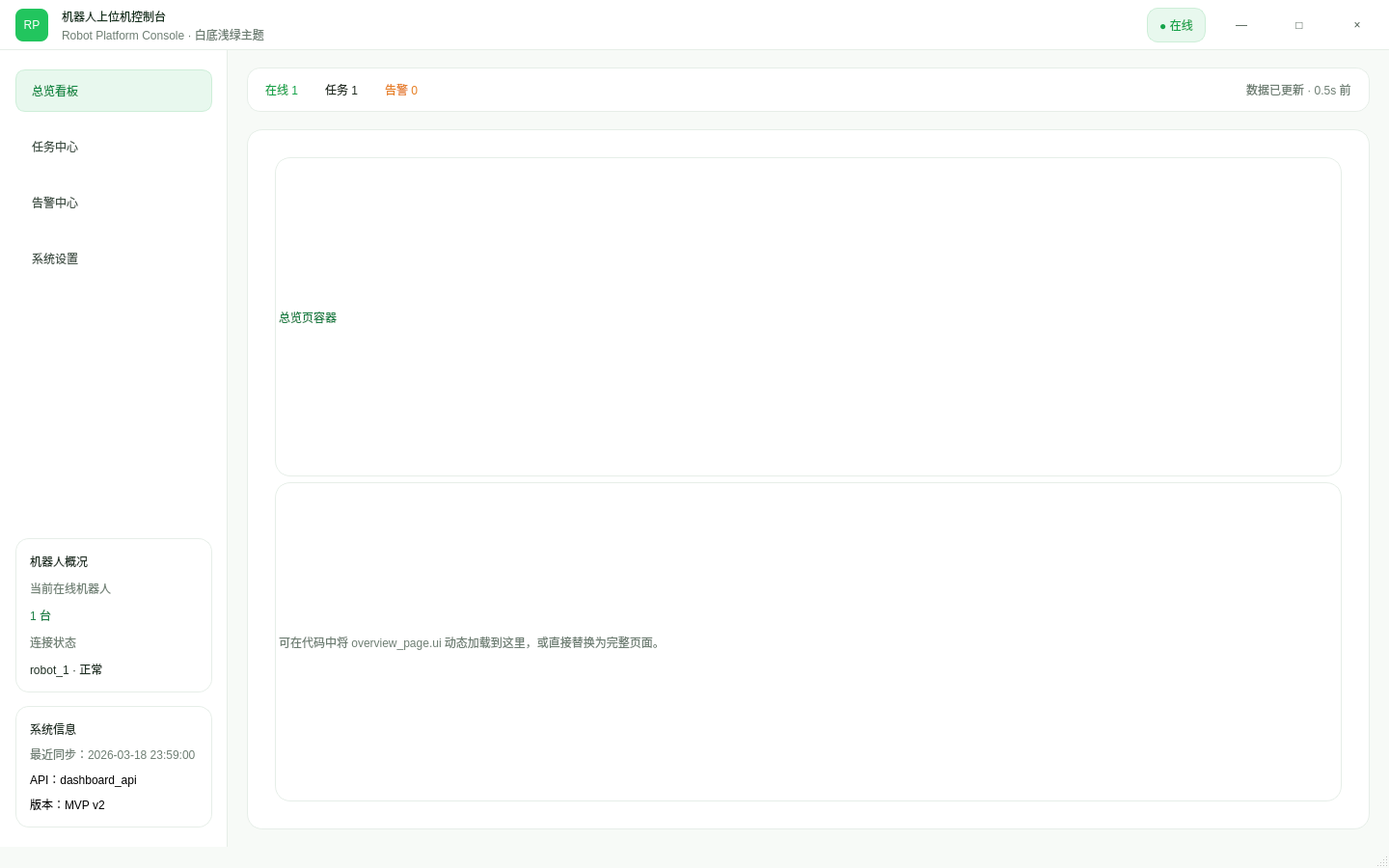
<?xml version="1.0" encoding="UTF-8"?>
<ui version="4.0">
 <class>MainWindow</class>
 <widget class="QMainWindow" name="MainWindow">
  <property name="geometry">
   <rect>
    <x>0</x>
    <y>0</y>
    <width>1440</width>
    <height>900</height>
   </rect>
  </property>
  <property name="windowTitle">
   <string>Robot Platform Console</string>
  </property>
  <property name="styleSheet">
   <string notr="true">QMainWindow, QWidget#centralwidget {
    background: #F7FAF7;
    color: #1F2A1F;
    font-family: "Microsoft YaHei", "PingFang SC", "Noto Sans CJK SC", sans-serif;
}
QFrame#titleBar {
    background: #FFFFFF;
    border-bottom: 1px solid #E6EEE8;
}
QFrame#sideBar {
    background: #FFFFFF;
    border-right: 1px solid #E6EEE8;
}
QFrame#contentArea {
    background: #F7FAF7;
}
QFrame#topSummaryBar {
    background: #FFFFFF;
    border: 1px solid #E6EEE8;
    border-radius: 14px;
}
QLabel#appBadge {
    background: #22C55E;
    color: #FFFFFF;
    border-radius: 8px;
    font: 700 12pt "Microsoft YaHei";
}
QLabel#pageTitle {
    color: #16311E;
    font: 700 16pt "Microsoft YaHei";
}
QLabel#pageSubtitle, QLabel#lastSyncLabel {
    color: #6E7E73;
    font: 10pt "Microsoft YaHei";
}
QLabel#connectionPill {
    background: #E8F8EE;
    color: #16A34A;
    border: 1px solid #CDEED8;
    border-radius: 11px;
    padding: 3px 12px;
    font: 700 9pt "Microsoft YaHei";
}
QPushButton#btnWindowMinimize, QPushButton#btnWindowMaximize, QPushButton#btnWindowClose {
    min-width: 46px;
    max-width: 46px;
    min-height: 30px;
    max-height: 30px;
    border: none;
    border-radius: 8px;
    background: transparent;
    color: #4E5E53;
    font: 11pt "Microsoft YaHei";
}
QPushButton#btnWindowMinimize:hover, QPushButton#btnWindowMaximize:hover {
    background: #EEF5F0;
    color: #1F2A1F;
}
QPushButton#btnWindowClose:hover {
    background: #E5484D;
    color: #FFFFFF;
}
QPushButton#btnNavOverview, QPushButton#btnNavTasks, QPushButton#btnNavAlerts, QPushButton#btnNavSettings {
    min-height: 42px;
    text-align: left;
    padding: 0 16px;
    border-radius: 10px;
    border: 1px solid transparent;
    background: transparent;
    color: #405045;
    font: 10.5pt "Microsoft YaHei";
}
QPushButton#btnNavOverview:hover, QPushButton#btnNavTasks:hover, QPushButton#btnNavAlerts:hover, QPushButton#btnNavSettings:hover {
    background: #F3FAF5;
    color: #1B7F45;
}
QPushButton#btnNavOverview:checked, QPushButton#btnNavTasks:checked, QPushButton#btnNavAlerts:checked, QPushButton#btnNavSettings:checked {
    background: #E8F8EE;
    color: #138A46;
    border: 1px solid #CDEED8;
    font: 700 10.5pt "Microsoft YaHei";
}
QFrame#robotCard, QFrame#systemCard {
    background: #FFFFFF;
    border: 1px solid #E6EEE8;
    border-radius: 14px;
}
QLabel#cardTitle {
    color: #203024;
    font: 700 10.5pt "Microsoft YaHei";
}
QLabel#metricTitle {
    color: #728276;
    font: 9pt "Microsoft YaHei";
}
QLabel#metricValue {
    color: #1B7F45;
    font: 700 15pt "Microsoft YaHei";
}
QFrame#stackContainer {
    background: transparent;
    border: none;
}
QStackedWidget#stackedPages {
    background: transparent;
    border: none;
}</string>
  </property>
  <widget class="QWidget" name="centralwidget">
   <layout class="QVBoxLayout" name="verticalLayoutRoot">
    <property name="spacing">
     <number>0</number>
    </property>
    <property name="leftMargin">
     <number>0</number>
    </property>
    <property name="topMargin">
     <number>0</number>
    </property>
    <property name="rightMargin">
     <number>0</number>
    </property>
    <property name="bottomMargin">
     <number>0</number>
    </property>
    <item>
     <widget class="QFrame" name="titleBar">
      <property name="minimumSize">
       <size>
        <width>0</width>
        <height>52</height>
       </size>
      </property>
      <property name="maximumSize">
       <size>
        <width>16777215</width>
        <height>52</height>
       </size>
      </property>
      <layout class="QHBoxLayout" name="horizontalLayoutTitleBar">
       <property name="spacing">
        <number>14</number>
       </property>
       <property name="leftMargin">
        <number>16</number>
       </property>
       <property name="topMargin">
        <number>8</number>
       </property>
       <property name="rightMargin">
        <number>10</number>
       </property>
       <property name="bottomMargin">
        <number>8</number>
       </property>
       <item>
        <widget class="QLabel" name="appBadge">
         <property name="minimumSize">
          <size>
           <width>34</width>
           <height>34</height>
          </size>
         </property>
         <property name="maximumSize">
          <size>
           <width>34</width>
           <height>34</height>
          </size>
         </property>
         <property name="alignment">
          <set>Qt::AlignCenter</set>
         </property>
         <property name="text">
          <string>RP</string>
         </property>
        </widget>
       </item>
       <item>
        <layout class="QVBoxLayout" name="verticalLayoutTitleTexts">
         <property name="spacing">
          <number>1</number>
         </property>
         <property name="leftMargin">
          <number>0</number>
         </property>
         <property name="topMargin">
          <number>0</number>
         </property>
         <property name="rightMargin">
          <number>0</number>
         </property>
         <property name="bottomMargin">
          <number>0</number>
         </property>
         <item>
          <widget class="QLabel" name="pageTitle">
           <property name="text">
            <string>机器人上位机控制台</string>
           </property>
          </widget>
         </item>
         <item>
          <widget class="QLabel" name="pageSubtitle">
           <property name="text">
            <string>Robot Platform Console · 白底浅绿主题</string>
           </property>
          </widget>
         </item>
        </layout>
       </item>
       <item>
        <spacer name="horizontalSpacerTitleBar">
         <property name="orientation">
          <enum>Qt::Horizontal</enum>
         </property>
         <property name="sizeHint" stdset="0">
          <size>
           <width>40</width>
           <height>20</height>
          </size>
         </property>
        </spacer>
       </item>
       <item>
        <widget class="QLabel" name="connectionPill">
         <property name="text">
          <string>● 在线</string>
         </property>
         <property name="alignment">
          <set>Qt::AlignCenter</set>
         </property>
        </widget>
       </item>
       <item>
        <widget class="QPushButton" name="btnWindowMinimize">
         <property name="text">
          <string>—</string>
         </property>
         <property name="toolTip">
          <string>最小化</string>
         </property>
        </widget>
       </item>
       <item>
        <widget class="QPushButton" name="btnWindowMaximize">
         <property name="text">
          <string>□</string>
         </property>
         <property name="toolTip">
          <string>最大化 / 还原</string>
         </property>
        </widget>
       </item>
       <item>
        <widget class="QPushButton" name="btnWindowClose">
         <property name="text">
          <string>×</string>
         </property>
         <property name="toolTip">
          <string>关闭</string>
         </property>
        </widget>
       </item>
      </layout>
     </widget>
    </item>
    <item>
     <layout class="QHBoxLayout" name="horizontalLayoutMain">
      <property name="spacing">
       <number>0</number>
      </property>
      <property name="leftMargin">
       <number>0</number>
      </property>
      <property name="topMargin">
       <number>0</number>
      </property>
      <property name="rightMargin">
       <number>0</number>
      </property>
      <property name="bottomMargin">
       <number>0</number>
      </property>
      <item>
       <widget class="QFrame" name="sideBar">
        <property name="minimumSize">
         <size>
          <width>236</width>
          <height>0</height>
         </size>
        </property>
        <property name="maximumSize">
         <size>
          <width>236</width>
          <height>16777215</height>
         </size>
        </property>
        <layout class="QVBoxLayout" name="verticalLayoutSideBar">
         <property name="spacing">
          <number>14</number>
         </property>
         <property name="leftMargin">
          <number>16</number>
         </property>
         <property name="topMargin">
          <number>20</number>
         </property>
         <property name="rightMargin">
          <number>16</number>
         </property>
         <property name="bottomMargin">
          <number>20</number>
         </property>
         <item>
          <widget class="QPushButton" name="btnNavOverview">
           <property name="text">
            <string>总览看板</string>
           </property>
           <property name="checkable">
            <bool>true</bool>
           </property>
           <property name="checked">
            <bool>true</bool>
           </property>
          </widget>
         </item>
         <item>
          <widget class="QPushButton" name="btnNavTasks">
           <property name="text">
            <string>任务中心</string>
           </property>
           <property name="checkable">
            <bool>true</bool>
           </property>
          </widget>
         </item>
         <item>
          <widget class="QPushButton" name="btnNavAlerts">
           <property name="text">
            <string>告警中心</string>
           </property>
           <property name="checkable">
            <bool>true</bool>
           </property>
          </widget>
         </item>
         <item>
          <widget class="QPushButton" name="btnNavSettings">
           <property name="text">
            <string>系统设置</string>
           </property>
           <property name="checkable">
            <bool>true</bool>
           </property>
          </widget>
         </item>
         <item>
          <spacer name="verticalSpacerNav">
           <property name="orientation">
            <enum>Qt::Vertical</enum>
           </property>
           <property name="sizeHint" stdset="0">
            <size>
             <width>20</width>
             <height>30</height>
            </size>
           </property>
          </spacer>
         </item>
         <item>
          <widget class="QFrame" name="robotCard">
           <layout class="QVBoxLayout" name="verticalLayoutRobotCard">
            <property name="spacing">
             <number>10</number>
            </property>
            <property name="leftMargin">
             <number>14</number>
            </property>
            <property name="topMargin">
             <number>14</number>
            </property>
            <property name="rightMargin">
             <number>14</number>
            </property>
            <property name="bottomMargin">
             <number>14</number>
            </property>
            <item>
             <widget class="QLabel" name="cardTitle">
              <property name="text">
               <string>机器人概况</string>
              </property>
             </widget>
            </item>
            <item>
             <widget class="QLabel" name="metricTitle">
              <property name="text">
               <string>当前在线机器人</string>
              </property>
             </widget>
            </item>
            <item>
             <widget class="QLabel" name="metricValue">
              <property name="text">
               <string>1 台</string>
              </property>
             </widget>
            </item>
            <item>
             <widget class="QLabel" name="metricTitle2">
              <property name="styleSheet">
               <string notr="true">color:#728276; font:9pt "Microsoft YaHei";</string>
              </property>
              <property name="text">
               <string>连接状态</string>
              </property>
             </widget>
            </item>
            <item>
             <widget class="QLabel" name="metricValue2">
              <property name="styleSheet">
               <string notr="true">color:#203024; font:700 11pt "Microsoft YaHei";</string>
              </property>
              <property name="text">
               <string>robot_1 · 正常</string>
              </property>
             </widget>
            </item>
           </layout>
          </widget>
         </item>
         <item>
          <widget class="QFrame" name="systemCard">
           <layout class="QVBoxLayout" name="verticalLayoutSystemCard">
            <property name="spacing">
             <number>8</number>
            </property>
            <property name="leftMargin">
             <number>14</number>
            </property>
            <property name="topMargin">
             <number>14</number>
            </property>
            <property name="rightMargin">
             <number>14</number>
            </property>
            <property name="bottomMargin">
             <number>14</number>
            </property>
            <item>
             <widget class="QLabel" name="cardTitle2">
              <property name="styleSheet">
               <string notr="true">color:#203024; font:700 10.5pt "Microsoft YaHei";</string>
              </property>
              <property name="text">
               <string>系统信息</string>
              </property>
             </widget>
            </item>
            <item>
             <widget class="QLabel" name="lastSyncLabel">
              <property name="text">
               <string>最近同步：2026-03-18 23:59:00</string>
              </property>
             </widget>
            </item>
            <item>
             <widget class="QLabel" name="lastSyncLabel2">
              <property name="text">
               <string>API：dashboard_api</string>
              </property>
             </widget>
            </item>
            <item>
             <widget class="QLabel" name="lastSyncLabel3">
              <property name="text">
               <string>版本：MVP v2</string>
              </property>
             </widget>
            </item>
           </layout>
          </widget>
         </item>
        </layout>
       </widget>
      </item>
      <item>
       <widget class="QFrame" name="contentArea">
        <layout class="QVBoxLayout" name="verticalLayoutContent">
         <property name="spacing">
          <number>18</number>
         </property>
         <property name="leftMargin">
          <number>20</number>
         </property>
         <property name="topMargin">
          <number>18</number>
         </property>
         <property name="rightMargin">
          <number>20</number>
         </property>
         <property name="bottomMargin">
          <number>18</number>
         </property>
         <item>
          <widget class="QFrame" name="topSummaryBar">
           <layout class="QHBoxLayout" name="horizontalLayoutSummary">
            <property name="spacing">
             <number>28</number>
            </property>
            <property name="leftMargin">
             <number>18</number>
            </property>
            <property name="topMargin">
             <number>12</number>
            </property>
            <property name="rightMargin">
             <number>18</number>
            </property>
            <property name="bottomMargin">
             <number>12</number>
            </property>
            <item>
             <widget class="QLabel" name="summaryOnline">
              <property name="styleSheet">
               <string notr="true">color:#16A34A; font:700 16pt "Microsoft YaHei";</string>
              </property>
              <property name="text">
               <string>在线 1</string>
              </property>
             </widget>
            </item>
            <item>
             <widget class="QLabel" name="summaryTasks">
              <property name="styleSheet">
               <string notr="true">color:#1F2A1F; font:700 16pt "Microsoft YaHei";</string>
              </property>
              <property name="text">
               <string>任务 1</string>
              </property>
             </widget>
            </item>
            <item>
             <widget class="QLabel" name="summaryAlerts">
              <property name="styleSheet">
               <string notr="true">color:#E67E22; font:700 16pt "Microsoft YaHei";</string>
              </property>
              <property name="text">
               <string>告警 0</string>
              </property>
             </widget>
            </item>
            <item>
             <spacer name="horizontalSpacerSummary">
              <property name="orientation">
               <enum>Qt::Horizontal</enum>
              </property>
              <property name="sizeHint" stdset="0">
               <size>
                <width>40</width>
                <height>20</height>
               </size>
              </property>
             </spacer>
            </item>
            <item>
             <widget class="QLabel" name="lastSyncLabelMain">
              <property name="styleSheet">
               <string notr="true">color:#6E7E73; font:10pt "Microsoft YaHei";</string>
              </property>
              <property name="text">
               <string>数据已更新 · 0.5s 前</string>
              </property>
             </widget>
            </item>
           </layout>
          </widget>
         </item>
         <item>
          <widget class="QFrame" name="stackContainer">
           <layout class="QVBoxLayout" name="verticalLayoutStackWrap">
            <property name="spacing">
             <number>0</number>
            </property>
            <property name="leftMargin">
             <number>0</number>
            </property>
            <property name="topMargin">
             <number>0</number>
            </property>
            <property name="rightMargin">
             <number>0</number>
            </property>
            <property name="bottomMargin">
             <number>0</number>
            </property>
            <item>
             <widget class="QStackedWidget" name="stackedPages">
              <property name="currentIndex">
               <number>0</number>
              </property>
              <widget class="QWidget" name="pageOverviewHost">
               <attribute name="title">
                <string>总览看板</string>
               </attribute>
               <layout class="QVBoxLayout" name="verticalLayoutOverviewHost">
                <property name="leftMargin">
                 <number>0</number>
                </property>
                <property name="topMargin">
                 <number>0</number>
                </property>
                <property name="rightMargin">
                 <number>0</number>
                </property>
                <property name="bottomMargin">
                 <number>0</number>
                </property>
                <item>
                 <widget class="QFrame" name="overviewPagePlaceholder">
                  <property name="styleSheet">
                   <string notr="true">background:#FFFFFF; border:1px solid #E6EEE8; border-radius:16px;</string>
                  </property>
                  <layout class="QVBoxLayout" name="verticalLayoutOverviewPlaceholder">
                   <property name="leftMargin">
                    <number>28</number>
                   </property>
                   <property name="topMargin">
                    <number>28</number>
                   </property>
                   <property name="rightMargin">
                    <number>28</number>
                   </property>
                   <property name="bottomMargin">
                    <number>28</number>
                   </property>
                   <item>
                    <widget class="QLabel" name="overviewPlaceholderLabel">
                     <property name="styleSheet">
                      <string notr="true">color:#1B7F45; font:700 18pt "Microsoft YaHei";</string>
                     </property>
                     <property name="text">
                      <string>总览页容器</string>
                     </property>
                    </widget>
                   </item>
                   <item>
                    <widget class="QLabel" name="overviewPlaceholderDesc">
                     <property name="styleSheet">
                      <string notr="true">color:#6E7E73; font:10pt "Microsoft YaHei";</string>
                     </property>
                     <property name="text">
                      <string>可在代码中将 overview_page.ui 动态加载到这里，或直接替换为完整页面。</string>
                     </property>
                     <property name="wordWrap">
                      <bool>true</bool>
                     </property>
                    </widget>
                   </item>
                  </layout>
                 </widget>
                </item>
               </layout>
              </widget>
              <widget class="QWidget" name="pageTasksHost">
               <attribute name="title">
                <string>任务中心</string>
               </attribute>
               <layout class="QVBoxLayout" name="verticalLayoutTasksHost">
                <property name="leftMargin">
                 <number>0</number>
                </property>
                <property name="topMargin">
                 <number>0</number>
                </property>
                <property name="rightMargin">
                 <number>0</number>
                </property>
                <property name="bottomMargin">
                 <number>0</number>
                </property>
                <item>
                 <widget class="QFrame" name="tasksPagePlaceholder">
                  <property name="styleSheet">
                   <string notr="true">background:#FFFFFF; border:1px solid #E6EEE8; border-radius:16px;</string>
                  </property>
                  <layout class="QVBoxLayout" name="verticalLayoutTasksPlaceholder">
                   <property name="leftMargin">
                    <number>28</number>
                   </property>
                   <property name="topMargin">
                    <number>28</number>
                   </property>
                   <property name="rightMargin">
                    <number>28</number>
                   </property>
                   <property name="bottomMargin">
                    <number>28</number>
                   </property>
                   <item>
                    <widget class="QLabel" name="tasksPlaceholderLabel">
                     <property name="styleSheet">
                      <string notr="true">color:#1B7F45; font:700 18pt "Microsoft YaHei";</string>
                     </property>
                     <property name="text">
                      <string>任务页容器</string>
                     </property>
                    </widget>
                   </item>
                   <item>
                    <widget class="QLabel" name="tasksPlaceholderDesc">
                     <property name="styleSheet">
                      <string notr="true">color:#6E7E73; font:10pt "Microsoft YaHei";</string>
                     </property>
                     <property name="text">
                      <string>可加载 tasks_page.ui，并将任务下发表单接到 dashboard_api 或 ROS service。</string>
                     </property>
                     <property name="wordWrap">
                      <bool>true</bool>
                     </property>
                    </widget>
                   </item>
                  </layout>
                 </widget>
                </item>
               </layout>
              </widget>
              <widget class="QWidget" name="pageAlertsHost">
               <attribute name="title">
                <string>告警中心</string>
               </attribute>
               <layout class="QVBoxLayout" name="verticalLayoutAlertsHost">
                <property name="leftMargin">
                 <number>0</number>
                </property>
                <property name="topMargin">
                 <number>0</number>
                </property>
                <property name="rightMargin">
                 <number>0</number>
                </property>
                <property name="bottomMargin">
                 <number>0</number>
                </property>
                <item>
                 <widget class="QFrame" name="alertsPagePlaceholder">
                  <property name="styleSheet">
                   <string notr="true">background:#FFFFFF; border:1px solid #E6EEE8; border-radius:16px;</string>
                  </property>
                  <layout class="QVBoxLayout" name="verticalLayoutAlertsPlaceholder">
                   <property name="leftMargin">
                    <number>28</number>
                   </property>
                   <property name="topMargin">
                    <number>28</number>
                   </property>
                   <property name="rightMargin">
                    <number>28</number>
                   </property>
                   <property name="bottomMargin">
                    <number>28</number>
                   </property>
                   <item>
                    <widget class="QLabel" name="alertsPlaceholderLabel">
                     <property name="styleSheet">
                      <string notr="true">color:#1B7F45; font:700 18pt "Microsoft YaHei";</string>
                     </property>
                     <property name="text">
                      <string>告警页容器</string>
                     </property>
                    </widget>
                   </item>
                   <item>
                    <widget class="QLabel" name="alertsPlaceholderDesc">
                     <property name="styleSheet">
                      <string notr="true">color:#6E7E73; font:10pt "Microsoft YaHei";</string>
                     </property>
                     <property name="text">
                      <string>可加载 alerts_page.ui，并接收低电量、阻塞、离线等告警数据。</string>
                     </property>
                     <property name="wordWrap">
                      <bool>true</bool>
                     </property>
                    </widget>
                   </item>
                  </layout>
                 </widget>
                </item>
               </layout>
              </widget>
              <widget class="QWidget" name="pageSettingsHost">
               <attribute name="title">
                <string>系统设置</string>
               </attribute>
               <layout class="QVBoxLayout" name="verticalLayoutSettingsHost">
                <property name="leftMargin">
                 <number>0</number>
                </property>
                <property name="topMargin">
                 <number>0</number>
                </property>
                <property name="rightMargin">
                 <number>0</number>
                </property>
                <property name="bottomMargin">
                 <number>0</number>
                </property>
                <item>
                 <widget class="QFrame" name="settingsPagePlaceholder">
                  <property name="styleSheet">
                   <string notr="true">background:#FFFFFF; border:1px solid #E6EEE8; border-radius:16px;</string>
                  </property>
                  <layout class="QVBoxLayout" name="verticalLayoutSettingsPlaceholder">
                   <property name="leftMargin">
                    <number>28</number>
                   </property>
                   <property name="topMargin">
                    <number>28</number>
                   </property>
                   <property name="rightMargin">
                    <number>28</number>
                   </property>
                   <property name="bottomMargin">
                    <number>28</number>
                   </property>
                   <item>
                    <widget class="QLabel" name="settingsPlaceholderLabel">
                     <property name="styleSheet">
                      <string notr="true">color:#1B7F45; font:700 18pt "Microsoft YaHei";</string>
                     </property>
                     <property name="text">
                      <string>设置页容器</string>
                     </property>
                    </widget>
                   </item>
                   <item>
                    <widget class="QLabel" name="settingsPlaceholderDesc">
                     <property name="styleSheet">
                      <string notr="true">color:#6E7E73; font:10pt "Microsoft YaHei";</string>
                     </property>
                     <property name="text">
                      <string>可加载 settings_page.ui，用于配置 API 地址、主题、刷新频率等。</string>
                     </property>
                     <property name="wordWrap">
                      <bool>true</bool>
                     </property>
                    </widget>
                   </item>
                  </layout>
                 </widget>
                </item>
               </layout>
              </widget>
             </widget>
            </item>
           </layout>
          </widget>
         </item>
        </layout>
       </widget>
      </item>
     </layout>
    </item>
   </layout>
  </widget>
  <widget class="QStatusBar" name="statusbar"/>
 </widget>
 <resources/>
 <connections/>
</ui>
